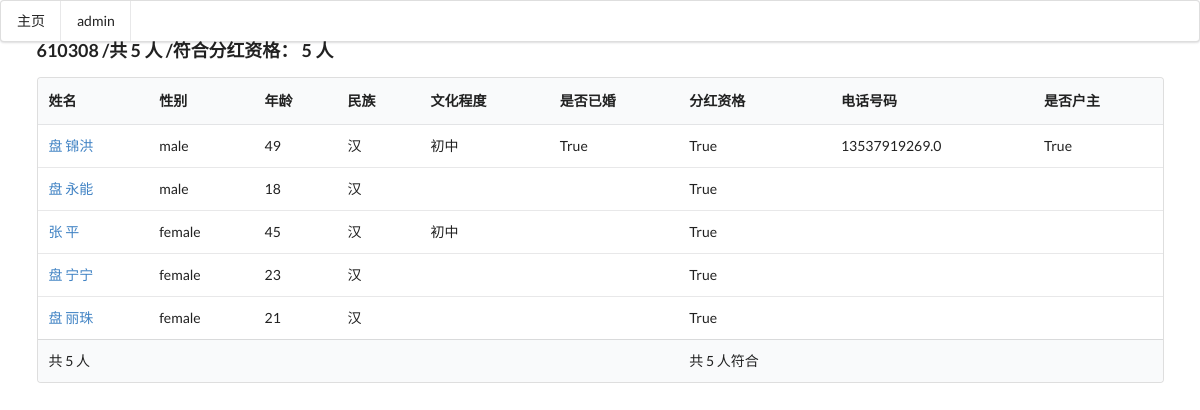
The page /account/610308/ on the database its author committed.
### apps/account/models.py (models this page shows, shortened)
class Account(models.Model):
    name = models.CharField('户名号码', unique=True, db_index=True, max_length=12)
    created = models.DateTimeField('创建时间', auto_now_add=True)
    updated = models.DateTimeField('更新日期', auto_now=True)
    class Meta:
        verbose_name = '户口号码'
        verbose_name_plural = verbose_name
    def __str__(self):
        return "{0}:{1}".format(self.name, self.people.get(is_main=True))
    __repr__ = __str__
    def get_peolpe_count(self):
        return self.people.filter(is_del=False).count()
    def get_getmoney_count(self):
        return self.people.filter(is_getmoney=True).count()

class People(models.Model):
    SEX_CHOICES = (
        ('male', '男'),
        ('female', '女'),
    )
    first_name = models.CharField('姓氏', max_length=8)
    last_name = models.CharField('名字', max_length=12)
    sex = models.CharField('性别', choices=SEX_CHOICES, max_length=6)
    id_card_num = models.CharField('身份证号码', db_index=True, max_length=18, null=True, blank=True)
    is_main = models.BooleanField('是否为户主', default=False)
    account = models.ForeignKey('Account', related_name='people', null=True, blank=True, verbose_name='所属户口')
    birthday = models.DateField('出生日期', null=True, blank=True)
    is_marry = models.BooleanField('是否已婚', default=False)
    is_getmoney = models.BooleanField('分钱资格', default=False)
    joind = models.DateField('入户日期', null=True, blank=True)
    nationality = models.CharField('民族', null=True, blank=True, max_length=26)
    education = models.CharField('教育程度', null=True, blank=True, max_length=20)
    account_type = models.CharField('户口类型', null=True, blank=True, max_length=20)
    phone_num = models.CharField('电话号码', null=True, blank=True, max_length=11)
    created = models.DateTimeField('创建时间', auto_now_add=True)
    updated = models.DateTimeField('更新日期', auto_now=True)
    is_del = models.BooleanField('是否注销', default=False)
    objects = PeopleNoDelManager()
    all_people = models.Manager()
    class Meta:
        verbose_name = '村民信息'
        verbose_name_plural = verbose_name
    def __str__(self):
        return '{} {}'.format(self.first_name, self.last_name)
    __repr__ = __str__
    def get_age(self):
        today = date.today()
        try:
            birthday = self.birthday.replace(year=today.year)
        except ValueError:
            birthday = self.birthday.replace(year=today.year, day=self.birthday.day - 1)
        if birthday > today:
            return today.year - self.birthday.year - 1
        else:
            return today.year - self.birthday.year
    def get_absolute_url(self):
        return reverse("account:people", kwargs={'pk':self.id})

### apps/account/views.py (the view)
# urls.py: url(r'^(?P<name>\w+)/$', views.AccountDetailView.as_view(), name='detail'),
class AccountDetailView(DetailView):
    model = Account
    template_name = 'account/detail.html'
    context_object_name = 'account'
    slug_field = 'name' #重新设定slug的字段
    slug_url_kwarg = 'name' #定位到slug字段，可能他存入的是字典类型
    def get_context_data(self, **kwargs):
        context = super(AccountDetailView, self).get_context_data(**kwargs)
        context['people_list'] = self.object.people.filter(is_del=False)
        return context

### apps/account/models.py (called while the page is built)
    def get_queryset(self):
        return super(PeopleNoDelManager, self).get_queryset().filter(is_del=False)

### apps/account/templates/account/detail.html (shortened to what this page needs)
{% extends 'basic.html' %}
{% block conten %}
    <div class="ui container">
        <div class="segment">
            <div class="ui header">{{ account.name }}
                <span>/共 {{ account.get_peolpe_count }} 人</span>
                <span>/符合分红资格： {{ account.get_getmoney_count }} 人</span>
            </div>
            <table class="ui single line table">
                <thead>
                <tr>
                    <th>姓名</th>
                    <th>性别</th>
                    <th>年龄</th>
                    <th>民族</th>
                    <th>文化程度</th>
                    <th>是否已婚</th>
                    <th>分红资格</th>
                    <th>电话号码</th>
                    <th>是否户主</th>
                </tr>
                </thead>
                <tbody>
                {% for people in people_list %}
                    <tr>
                        <td><a href="{{ people.get_absolute_url }}">{{ people }}</a></td>
                        <td>{{ people.sex }}</td>
                        <td>{{ people.get_age }}</td>
                        <td>{{ people.nationality }}</td>
                        <td>{{ people.education }}</td>
                        <td>{{ people.is_main|default:"" }}</td>
                        <td>{{ people.is_getmoney|default:"" }}</td>
                        <td>{{ people.phone_num }}</td>
                        <td>{{ people.is_main|default:"" }}</td>
                    </tr>
                {% endfor %}
                <tfoot>
                <tr>
                    <th>共 {{ account.get_peolpe_count }} 人</th>
                    <th></th>
                    <th></th>
                    <th></th>
                    <th></th>
                    <th></th>
                    <th>共 {{ account.get_getmoney_count }} 人符合</th>
                    <th></th>
                    <th></th>
                </tr>
                </tfoot>
                </tbody>
            </table>
        </div>
    </div>
{% endblock %}

### rows shown on the page
Account: name "610308", get_peolpe_count "5", get_getmoney_count "5"
People: first_name+last_name "盘 锦洪", sex "male", get_age "49", nationality "汉", education "初中", is_main "True", is_getmoney "True", phone_num "13537919269.0"
People: first_name+last_name "盘 永能", sex "male", get_age "18", nationality "汉", is_getmoney "True"
People: first_name+last_name "张 平", sex "female", get_age "45", nationality "汉", education "初中", is_getmoney "True"
People: first_name+last_name "盘 宁宁", sex "female", get_age "23", nationality "汉", is_getmoney "True"
People: first_name+last_name "盘 丽珠", sex "female", get_age "21", nationality "汉", is_getmoney "True"
